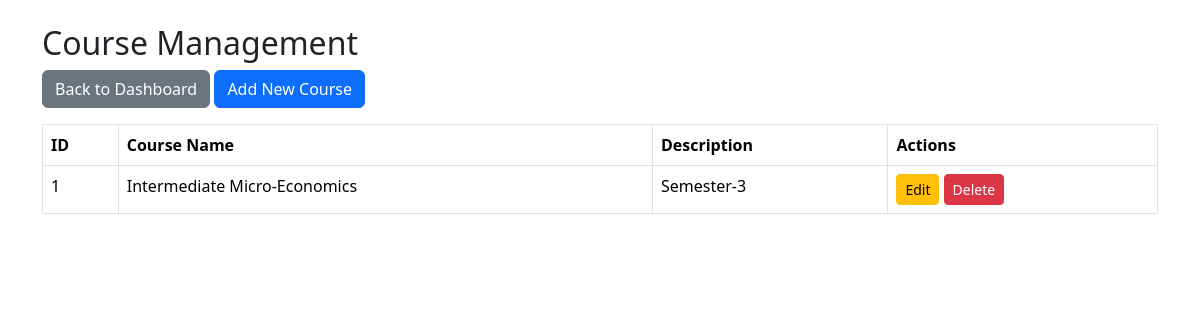
The app's page /courses (signed in), older data.
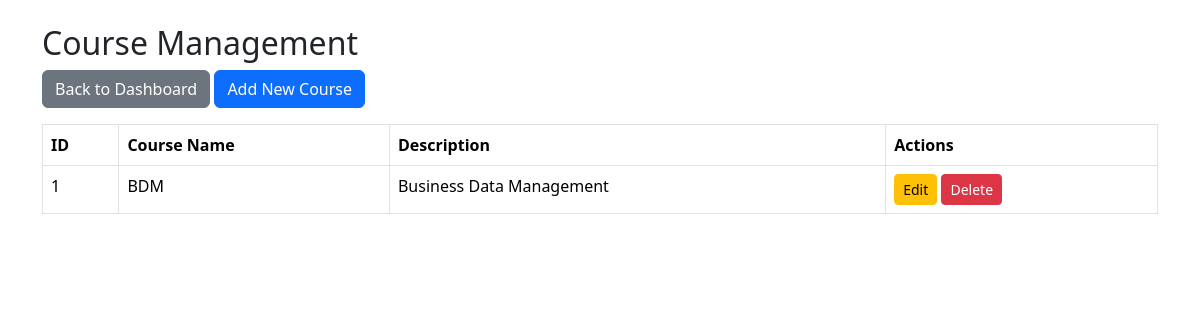
The same page, newer data.
### models.py (models this page shows, shortened)
class Course(db.Model):
    id = db.Column(db.Integer, primary_key=True)
    name = db.Column(db.String(100), nullable=False)
    description = db.Column(db.String(500))

### app.py (the view)
@app.route("/courses")
@role_required("Admin")
def courses():
    all_courses = Course.query.all()
    return render_template("courses.html", courses=all_courses)

### app.py (called while the page is built)
def role_required(required_role):
    def decorator(function):
        @wraps(function)
        def wrapper(*args, **kwargs):
            if "user_id" not in session:
                return redirect(url_for("login"))
            user = User.query.get(session["user_id"])
            if not user.is_active:
                session.clear()
                return redirect(url_for("login"))
            if user is None:
                session.clear()
                return redirect(url_for("login"))
            if user.role != required_role:
                abort(403)
            if user.role == "Examiner" and not user.is_approved:
                session.clear()
                return redirect(url_for("login"))
            return function(*args, **kwargs)
        return wrapper
    return decorator

### templates/courses.html (shortened to what this page needs)
<!DOCTYPE html>
<html>
<head>
    <link href="https://cdn.jsdelivr.net/npm/bootstrap@5.3.3/dist/css/bootstrap.min.css" rel="stylesheet">
</head>
<body>
<div class="container mt-4">
    <h2>Course Management</h2>
    <a href="{{ url_for('admin_dashboard') }}" class="btn btn-secondary mb-3">
        Back to Dashboard
    </a>
    <a href="{{ url_for('add_course') }}" class="btn btn-primary mb-3">
        Add New Course
    </a>
    <table class="table table-bordered">
        <thead>
            <tr>
                <th>ID</th>
                <th>Course Name</th>
                <th>Description</th>
                <th>Actions</th>
            </tr>
        </thead>
        <tbody>
            {% for course in courses %}
            <tr>
                <td>{{ course.id }}</td>
                <td>{{ course.name }}</td>
                <td>{{ course.description or "No description" }}</td>
                <td>
                    <a href="{{ url_for('edit_course', course_id=course.id) }}"
                       class="btn btn-warning btn-sm">
                        Edit
                    </a>
                    <form action="{{ url_for('delete_course', course_id=course.id) }}"
                          method="POST" style="display:inline;">
                        <button type="submit" class="btn btn-danger btn-sm">
                            Delete
                        </button>
                    </form>
                </td>
            </tr>
            {% else %}
            <tr>
                <td colspan="4" class="text-center">No courses added yet.</td>
            </tr>
            {% endfor %}
        </tbody>
    </table>
</div>
</body>
</html>

Row changes from the older to the newer data that the page shows:
changed Course id 1: name "Intermediate Micro-Economics" → "BDM"; description "Semester-3" → "Business Data Management"
